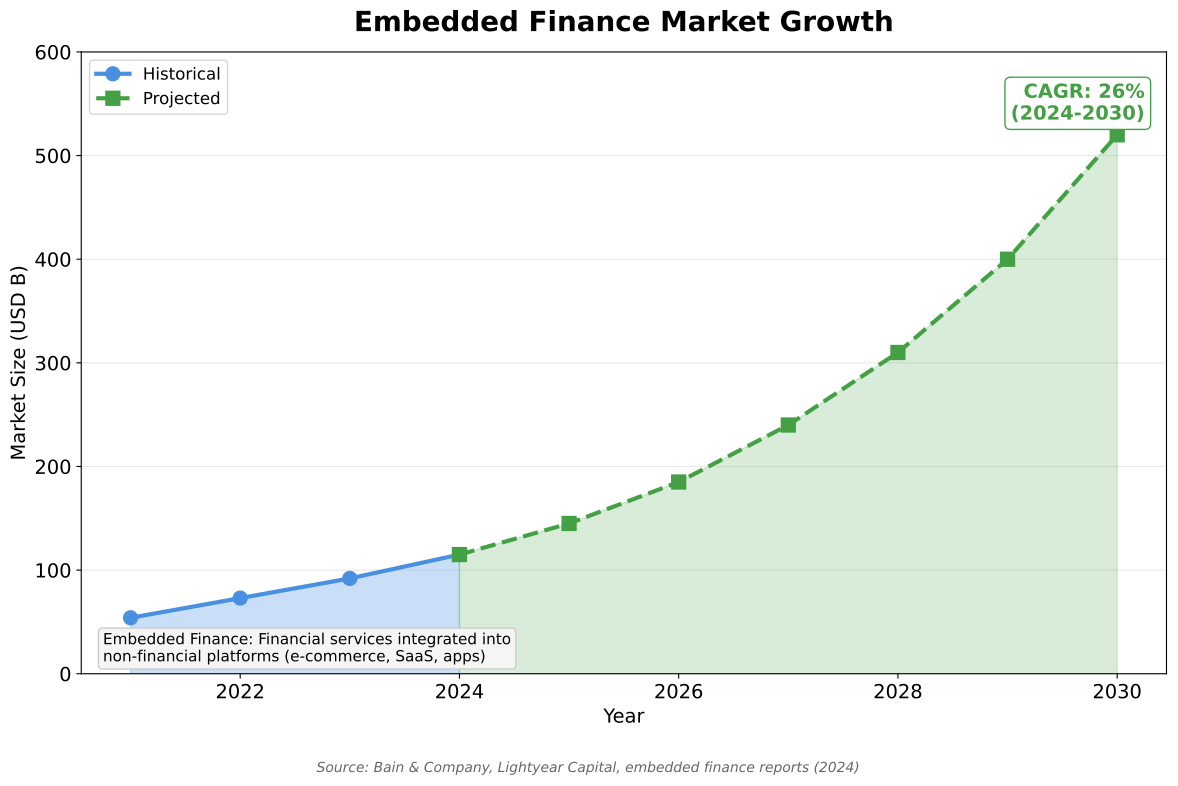

This figure's Python source:
"""
Embedded Finance Growth
Shows embedded finance market growth

Output: embedded_finance_growth.pdf
Module: module_01_fintech
Lesson: 12 - FinTech Trends
"""

from pathlib import Path
import matplotlib.pyplot as plt
import numpy as np

CHART_METADATA = {
    'title': 'Embedded Finance Growth',
    'module': 'module_01_fintech',
    'lesson': 12,
    'url': 'https://github.com/Digital-AI-Finance/digital-finance/tree/main/module_01_fintech/figures/embedded_finance_growth'
}

plt.rcParams.update({
    'font.size': 14,
    'axes.labelsize': 14,
})

def create_chart():
    """Create embedded finance growth chart"""
    fig, ax = plt.subplots(figsize=(12, 8))

    years = [2021, 2022, 2023, 2024, 2025, 2026, 2027, 2028, 2029, 2030]
    # Embedded finance market size in USD B
    market = [54, 73, 92, 115, 145, 185, 240, 310, 400, 520]

    # Historical vs projected
    historical = market[:4]
    projected = market[3:]

    ax.fill_between(years[:4], historical, alpha=0.3, color='#4A90E2')
    ax.plot(years[:4], historical, 'o-', color='#4A90E2', lw=3, markersize=10, label='Historical')

    ax.fill_between(years[3:], projected, alpha=0.2, color='#44A044')
    ax.plot(years[3:], projected, 's--', color='#44A044', lw=3, markersize=10, label='Projected')

    ax.set_xlabel('Year', fontsize=14)
    ax.set_ylabel('Market Size (USD B)', fontsize=14)
    ax.set_title('Embedded Finance Market Growth', fontsize=20, fontweight='bold', pad=15)

    ax.set_ylim(0, 600)
    ax.yaxis.grid(True, alpha=0.3)
    ax.set_axisbelow(True)
    ax.legend(fontsize=12, loc='upper left')

    # CAGR
    ax.text(0.98, 0.95, 'CAGR: 26%\n(2024-2030)',
           transform=ax.transAxes, fontsize=14, fontweight='bold',
           ha='right', va='top', color='#44A044',
           bbox=dict(boxstyle='round', facecolor='white', edgecolor='#44A044'))

    # Definition
    ax.text(0.02, 0.02, 'Embedded Finance: Financial services integrated into\nnon-financial platforms (e-commerce, SaaS, apps)',
           transform=ax.transAxes, fontsize=11,
           bbox=dict(boxstyle='round', facecolor='#F5F5F5', edgecolor='#CCCCCC'))

    # Source
    fig.text(0.5, 0.02, 'Source: Bain & Company, Lightyear Capital, embedded finance reports (2024)',
            fontsize=10, ha='center', style='italic', color='#666666')

    plt.tight_layout(rect=[0, 0.05, 1, 1])

    output_path = Path(__file__).parent / 'embedded_finance_growth.pdf'
    plt.savefig(output_path, format='pdf', dpi=300, bbox_inches='tight')
    plt.close()
    print(f"Chart saved to: {output_path}")
    return output_path

if __name__ == '__main__':
    create_chart()
